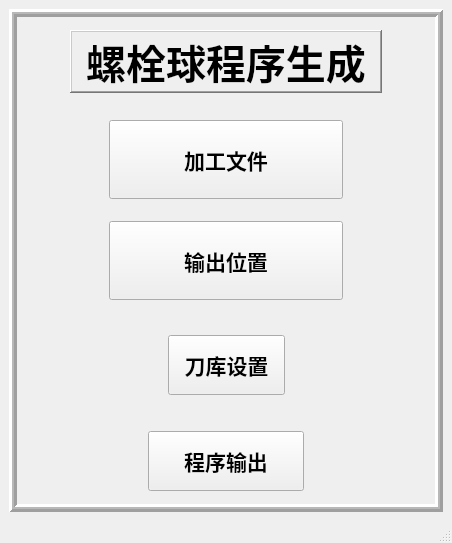
<?xml version="1.0" encoding="UTF-8"?>
<ui version="4.0">
 <class>MainWindow</class>
 <widget class="QMainWindow" name="MainWindow">
  <property name="geometry">
   <rect>
    <x>0</x>
    <y>0</y>
    <width>452</width>
    <height>543</height>
   </rect>
  </property>
  <property name="sizePolicy">
   <sizepolicy hsizetype="Expanding" vsizetype="Expanding">
    <horstretch>61</horstretch>
    <verstretch>100</verstretch>
   </sizepolicy>
  </property>
  <property name="minimumSize">
   <size>
    <width>452</width>
    <height>543</height>
   </size>
  </property>
  <property name="maximumSize">
   <size>
    <width>452</width>
    <height>543</height>
   </size>
  </property>
  <property name="windowTitle">
   <string>MainWindow</string>
  </property>
  <widget class="QWidget" name="centralwidget">
   <layout class="QGridLayout" name="gridLayout">
    <item row="0" column="0">
     <widget class="QFrame" name="frame">
      <property name="frameShape">
       <enum>QFrame::Box</enum>
      </property>
      <property name="frameShadow">
       <enum>QFrame::Raised</enum>
      </property>
      <property name="lineWidth">
       <number>3</number>
      </property>
      <property name="midLineWidth">
       <number>2</number>
      </property>
      <layout class="QGridLayout" name="gridLayout_2">
       <item row="0" column="0">
        <layout class="QHBoxLayout" name="horizontalLayout_4" stretch="1,7,1">
         <item>
          <spacer name="horizontalSpacer_7">
           <property name="orientation">
            <enum>Qt::Horizontal</enum>
           </property>
           <property name="sizeHint" stdset="0">
            <size>
             <width>40</width>
             <height>20</height>
            </size>
           </property>
          </spacer>
         </item>
         <item>
          <layout class="QVBoxLayout" name="verticalLayout_4" stretch="1,120,1">
           <item>
            <spacer name="verticalSpacer_5">
             <property name="orientation">
              <enum>Qt::Vertical</enum>
             </property>
             <property name="sizeHint" stdset="0">
              <size>
               <width>20</width>
               <height>40</height>
              </size>
             </property>
            </spacer>
           </item>
           <item>
            <layout class="QVBoxLayout" name="verticalLayout_3" stretch="3,1,18">
             <item>
              <widget class="QLabel" name="label">
               <property name="font">
                <font>
                 <family>楷体</family>
                 <pointsize>30</pointsize>
                 <bold>true</bold>
                </font>
               </property>
               <property name="frameShape">
                <enum>QFrame::WinPanel</enum>
               </property>
               <property name="frameShadow">
                <enum>QFrame::Raised</enum>
               </property>
               <property name="lineWidth">
                <number>2</number>
               </property>
               <property name="midLineWidth">
                <number>1</number>
               </property>
               <property name="text">
                <string>螺栓球程序生成</string>
               </property>
               <property name="alignment">
                <set>Qt::AlignCenter</set>
               </property>
              </widget>
             </item>
             <item>
              <spacer name="verticalSpacer_4">
               <property name="orientation">
                <enum>Qt::Vertical</enum>
               </property>
               <property name="sizeHint" stdset="0">
                <size>
                 <width>20</width>
                 <height>40</height>
                </size>
               </property>
              </spacer>
             </item>
             <item>
              <layout class="QHBoxLayout" name="horizontalLayout_3" stretch="1,6,1">
               <item>
                <spacer name="horizontalSpacer_5">
                 <property name="orientation">
                  <enum>Qt::Horizontal</enum>
                 </property>
                 <property name="sizeHint" stdset="0">
                  <size>
                   <width>40</width>
                   <height>20</height>
                  </size>
                 </property>
                </spacer>
               </item>
               <item>
                <layout class="QVBoxLayout" name="verticalLayout_2" stretch="6,1,2,1,2">
                 <item>
                  <layout class="QVBoxLayout" name="verticalLayout" stretch="5,1,5">
                   <item>
                    <widget class="QPushButton" name="pushButton_3">
                     <property name="sizePolicy">
                      <sizepolicy hsizetype="Expanding" vsizetype="Expanding">
                       <horstretch>0</horstretch>
                       <verstretch>0</verstretch>
                      </sizepolicy>
                     </property>
                     <property name="minimumSize">
                      <size>
                       <width>0</width>
                       <height>0</height>
                      </size>
                     </property>
                     <property name="font">
                      <font>
                       <family>华文楷体</family>
                       <pointsize>16</pointsize>
                       <bold>true</bold>
                      </font>
                     </property>
                     <property name="text">
                      <string>加工文件</string>
                     </property>
                    </widget>
                   </item>
                   <item>
                    <spacer name="verticalSpacer">
                     <property name="orientation">
                      <enum>Qt::Vertical</enum>
                     </property>
                     <property name="sizeHint" stdset="0">
                      <size>
                       <width>20</width>
                       <height>40</height>
                      </size>
                     </property>
                    </spacer>
                   </item>
                   <item>
                    <widget class="QPushButton" name="pushButton_4">
                     <property name="sizePolicy">
                      <sizepolicy hsizetype="Expanding" vsizetype="Expanding">
                       <horstretch>0</horstretch>
                       <verstretch>0</verstretch>
                      </sizepolicy>
                     </property>
                     <property name="font">
                      <font>
                       <family>华文楷体</family>
                       <pointsize>16</pointsize>
                       <bold>true</bold>
                      </font>
                     </property>
                     <property name="text">
                      <string>输出位置</string>
                     </property>
                    </widget>
                   </item>
                  </layout>
                 </item>
                 <item>
                  <spacer name="verticalSpacer_2">
                   <property name="orientation">
                    <enum>Qt::Vertical</enum>
                   </property>
                   <property name="sizeHint" stdset="0">
                    <size>
                     <width>20</width>
                     <height>40</height>
                    </size>
                   </property>
                  </spacer>
                 </item>
                 <item>
                  <layout class="QHBoxLayout" name="horizontalLayout" stretch="1,2,1">
                   <item>
                    <spacer name="horizontalSpacer">
                     <property name="orientation">
                      <enum>Qt::Horizontal</enum>
                     </property>
                     <property name="sizeHint" stdset="0">
                      <size>
                       <width>40</width>
                       <height>20</height>
                      </size>
                     </property>
                    </spacer>
                   </item>
                   <item>
                    <widget class="QPushButton" name="pushButton">
                     <property name="sizePolicy">
                      <sizepolicy hsizetype="Expanding" vsizetype="Expanding">
                       <horstretch>0</horstretch>
                       <verstretch>0</verstretch>
                      </sizepolicy>
                     </property>
                     <property name="font">
                      <font>
                       <family>华文楷体</family>
                       <pointsize>16</pointsize>
                       <bold>true</bold>
                      </font>
                     </property>
                     <property name="text">
                      <string>刀库设置</string>
                     </property>
                    </widget>
                   </item>
                   <item>
                    <spacer name="horizontalSpacer_2">
                     <property name="orientation">
                      <enum>Qt::Horizontal</enum>
                     </property>
                     <property name="sizeHint" stdset="0">
                      <size>
                       <width>40</width>
                       <height>20</height>
                      </size>
                     </property>
                    </spacer>
                   </item>
                  </layout>
                 </item>
                 <item>
                  <spacer name="verticalSpacer_3">
                   <property name="orientation">
                    <enum>Qt::Vertical</enum>
                   </property>
                   <property name="sizeHint" stdset="0">
                    <size>
                     <width>20</width>
                     <height>40</height>
                    </size>
                   </property>
                  </spacer>
                 </item>
                 <item>
                  <layout class="QHBoxLayout" name="horizontalLayout_2" stretch="1,4,1">
                   <item>
                    <spacer name="horizontalSpacer_3">
                     <property name="orientation">
                      <enum>Qt::Horizontal</enum>
                     </property>
                     <property name="sizeHint" stdset="0">
                      <size>
                       <width>40</width>
                       <height>20</height>
                      </size>
                     </property>
                    </spacer>
                   </item>
                   <item>
                    <widget class="QPushButton" name="pushButton_2">
                     <property name="sizePolicy">
                      <sizepolicy hsizetype="Expanding" vsizetype="Expanding">
                       <horstretch>0</horstretch>
                       <verstretch>0</verstretch>
                      </sizepolicy>
                     </property>
                     <property name="font">
                      <font>
                       <family>华文楷体</family>
                       <pointsize>16</pointsize>
                       <bold>true</bold>
                      </font>
                     </property>
                     <property name="text">
                      <string>程序输出</string>
                     </property>
                    </widget>
                   </item>
                   <item>
                    <spacer name="horizontalSpacer_4">
                     <property name="orientation">
                      <enum>Qt::Horizontal</enum>
                     </property>
                     <property name="sizeHint" stdset="0">
                      <size>
                       <width>40</width>
                       <height>20</height>
                      </size>
                     </property>
                    </spacer>
                   </item>
                  </layout>
                 </item>
                </layout>
               </item>
               <item>
                <spacer name="horizontalSpacer_6">
                 <property name="orientation">
                  <enum>Qt::Horizontal</enum>
                 </property>
                 <property name="sizeHint" stdset="0">
                  <size>
                   <width>40</width>
                   <height>20</height>
                  </size>
                 </property>
                </spacer>
               </item>
              </layout>
             </item>
            </layout>
           </item>
           <item>
            <spacer name="verticalSpacer_6">
             <property name="orientation">
              <enum>Qt::Vertical</enum>
             </property>
             <property name="sizeHint" stdset="0">
              <size>
               <width>20</width>
               <height>40</height>
              </size>
             </property>
            </spacer>
           </item>
          </layout>
         </item>
         <item>
          <spacer name="horizontalSpacer_8">
           <property name="orientation">
            <enum>Qt::Horizontal</enum>
           </property>
           <property name="sizeHint" stdset="0">
            <size>
             <width>40</width>
             <height>20</height>
            </size>
           </property>
          </spacer>
         </item>
        </layout>
       </item>
      </layout>
     </widget>
    </item>
   </layout>
  </widget>
  <widget class="QMenuBar" name="menubar">
   <property name="geometry">
    <rect>
     <x>0</x>
     <y>0</y>
     <width>452</width>
     <height>20</height>
    </rect>
   </property>
  </widget>
  <widget class="QStatusBar" name="statusbar"/>
 </widget>
 <resources/>
 <connections/>
</ui>
